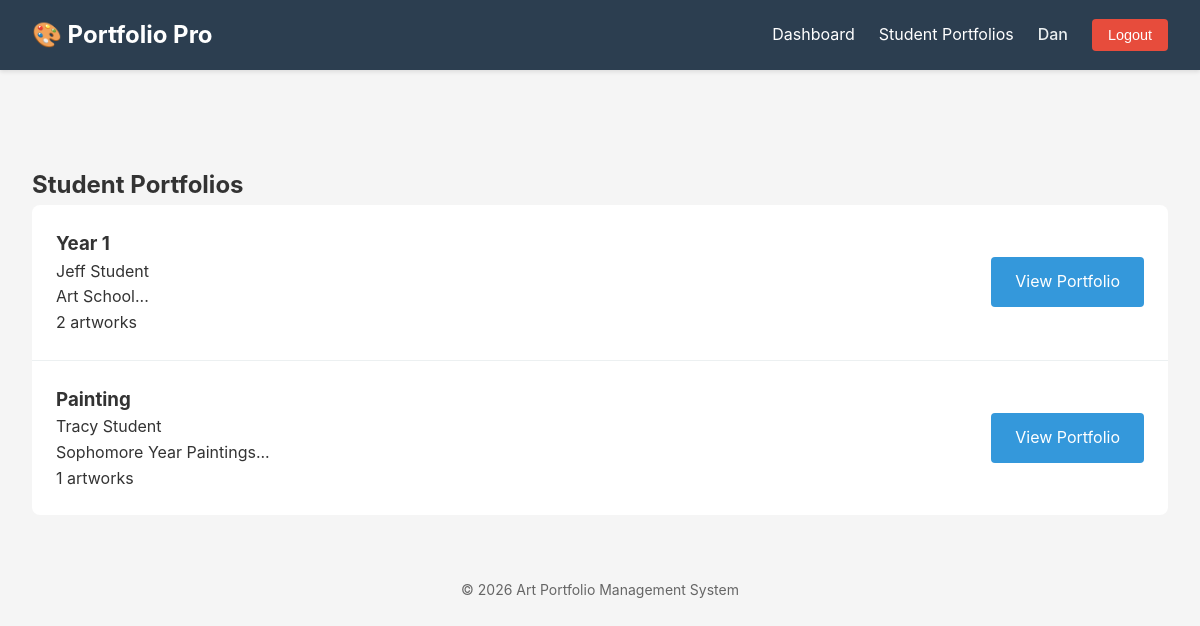
The page /portfolios/all (signed in) on the database its author committed.
### tables this page shows
CREATE TABLE portfolios (
        portfolio_id  INTEGER PRIMARY KEY AUTOINCREMENT,
        student_id    INTEGER NOT NULL,
        title         TEXT    NOT NULL,
        description   TEXT,
        created_date  TIMESTAMP DEFAULT CURRENT_TIMESTAMP,
        updated_date  TIMESTAMP,
        FOREIGN KEY (student_id) REFERENCES users(user_id) ON DELETE CASCADE
    );

### portfolios.py (the view)
@portfolios_bp.route('/all')
@teacher_required
def teacher_all():
    db = get_db()
    portfolios = db.execute(
        """
        SELECT p.*, u.first_name, u.last_name,
               COUNT(a.artwork_id) AS artwork_count
        FROM portfolios p
        JOIN users u ON u.user_id = p.student_id
        LEFT JOIN portfolio_artworks pa ON pa.portfolio_id = p.portfolio_id
        LEFT JOIN artworks a            ON a.artwork_id    = pa.artwork_id
        GROUP BY p.portfolio_id
        ORDER BY u.last_name, u.first_name, p.created_date DESC
        """
    ).fetchall()
    return render_template('portfolios/teacher_all.html', portfolios=portfolios)

### auth.py (called while the page is built)
def get_db():
    if 'db' not in g:
        g.db = sqlite3.connect(DATABASE)
        g.db.row_factory = sqlite3.Row       # enables dict-like column access
        g.db.execute("PRAGMA foreign_keys = ON")
    return g.db

def teacher_required(f):
    @wraps(f)
    def decorated_function(*args, **kwargs):
        if 'user_id' not in session:
            flash("Please log in to access this page.", "warning")
            return redirect(url_for('auth.login'))
        if session.get('role') != 'teacher':
            flash("Access denied. Teacher accounts only.", "danger")
            return redirect(url_for('auth.dashboard'))
        return f(*args, **kwargs)
    return decorated_function

### templates/portfolios/teacher_all.html (shortened to what this page needs)
{% extends "base.html" %}
{% block content %}
<div class="teacher-portfolios">
    <h2>Student Portfolios</h2>
    {% if portfolios %}
        <div class="portfolio-list">
            {% for portfolio in portfolios %}
                <div class="portfolio-item">
                    <div class="portfolio-info">
                        <h3>{{ portfolio.title }}</h3>
                        <p class="student-name">{{ portfolio.first_name }} {{ portfolio.last_name }}</p>
                        {% if portfolio.description %}
                            <p class="description">{{ portfolio.description[:100] }}...</p>
                        {% endif %}
                        <p class="meta">{{ portfolio.artwork_count }} artworks</p>
                    </div>
                    <a href="{{ url_for('portfolios.view', portfolio_id=portfolio.portfolio_id) }}"
                       class="btn btn-primary">View Portfolio</a>
                </div>
            {% endfor %}
        </div>
    {% else %}
        <p class="empty-state">No student portfolios yet.</p>
    {% endif %}
</div>
{% endblock %}

### static/css/style.css (style rules this page uses)
* { margin: 0; padding: 0; box-sizing: border-box; }
body { font-family: -apple-system, BlinkMacSystemFont, 'Segoe UI', Roboto, Oxygen, Ubuntu, Cantarell, sans-serif; line-height: 1.6; color: #333; background-color: #f5f5f5; }
.btn { display: inline-block; padding: 0.75rem 1.5rem; border: none; border-radius: 4px; cursor: pointer; font-size: 1rem; text-decoration: none; transition: all 0.2s; }
.btn-primary { background-color: #3498db; color: white; }
.portfolio-list { background: white; border-radius: 8px; overflow: hidden; }
.portfolio-item { padding: 1.5rem; border-bottom: 1px solid #ecf0f1; display: flex; justify-content: space-between; align-items: center; }
.portfolio-item:last-child { border-bottom: none; }

### rows shown on the page
portfolios: title "Year 1", first_name "Jeff", last_name "Student", description "Art School", artwork_count "2"
portfolios: title "Painting", first_name "Tracy", last_name "Student", description "Sophomore Year Paintings", artwork_count "1"

### other values the page prints
{{ session.get('first_name') }} "Dan"
